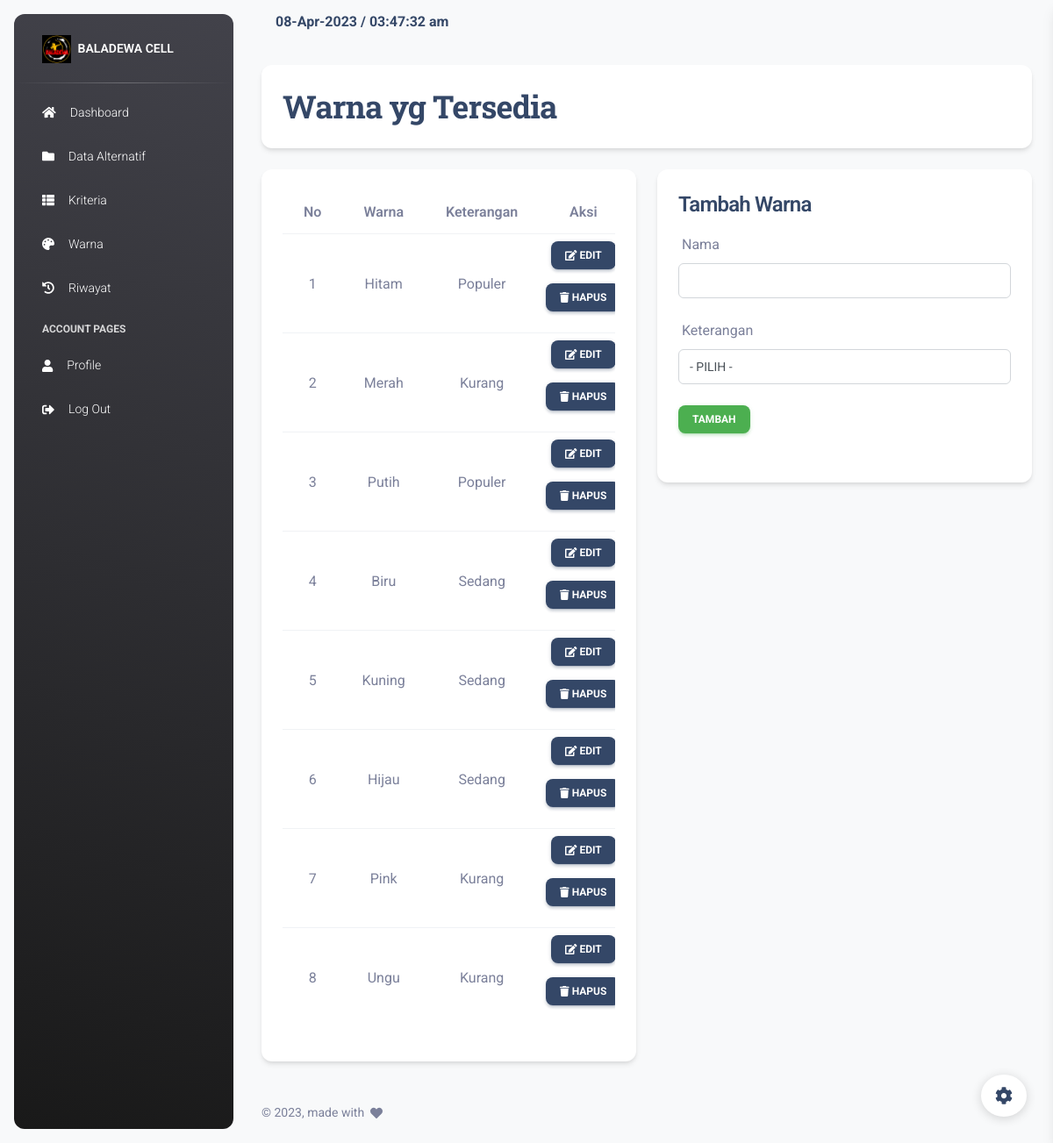
/admin/warna.php (signed in), run on the app's committed database.
### tables this page shows
CREATE TABLE `tb_warna` (
  `id_warna` int(11) NOT NULL,
  `nama` varchar(64) NOT NULL,
  `keterangan` varchar(45) NOT NULL
);

### admin/warna.php (the view, shortened to what this page needs)
<?php
include('../database/koneksi.php');
include('inc/header.php');
?>
<link rel="stylesheet" type="text/css" href="https://cdnjs.cloudflare.com/ajax/libs/sweetalert/1.1.3/sweetalert.min.css">
<div class="container-fluid py-4">
    <div class="col-lg-12 position-relative z-index-2 mb-4">
        <div class="card card-secondary">
            <div class="card-body">
                <div class="col-lg-12">
                    <div class="d-flex flex-column h-100">
                        <h2 class="font-weight-bolder mb-0">Warna yg Tersedia</h2>
                    </div>
                </div>
            </div>
        </div>
    </div>
    <div class="row">
        <div class="col-6">
            <div class="card card-secondary">
                <div class="card-body">
                    <div class="table-responsive p-0">
                        <table class="table align-items-center">
                            <thead>
                                <tr>
                                    <th class="align-middle text-center">No</th>
                                    <th class="align-middle text-center">Warna</th>
                                    <th class="align-middle text-center">Keterangan</th>
                                    <th class="align-middle text-center">Aksi</th>
                                </tr>
                            </thead>
                            <tbody>
                                <?php
                                $i = 1;
                                $sql = $koneksi->query("SELECT * FROM tb_warna");
                                while ($warna = $sql->fetch_assoc()) {
                                ?>
                                    <tr>
                                        <td class="align-middle text-center">
                                            <?php echo $i ?>
                                        </td>
                                        <td class="align-middle text-center">
                                            <?php echo $warna['nama'] ?>
                                        </td>
                                        <td class="align-middle text-center">
                                            <?php echo $warna['keterangan'] ?>
                                        </td>
                                        <td class="align-middle text-center">
                                            <a href="warna.php?ubah=<?php echo $warna['id_warna']; ?>" type="button" class="btn btn-dark btn-sm"> <i class="fas fa-edit"></i> Edit</a>
                                            <form action="proses_warna.php" method="POST">
                                                <button class="btn btn-dark btn-sm" name="archive" type="submit" onclick="archiveFunction()">
                                                    <i class="fas fa-trash"></i> Hapus</button>
                                            </form>
                                        </td>
                                    </tr>
                                <?php $i++;
                                } ?>
                            </tbody>
                        </table>
                    </div>
                </div>
            </div>
        </div>
        <div class="col-6">
            <div class="card card-secondary">
                <div class="card-body">
                    <?php if (isset($_GET['ubah'])) { ?>
                        <h4>Edit Warna</h4>
                    <?php } else { ?>
                        <h4>Tambah Warna</h4>
                    <?php } ?>
                    <form method="POST" action="proses_warna.php">
                        <div class="mb-3 row">
                            <label for="warna" class="col-form-label">Nama</label>
                            <div class="input-group input-group-outline">
                                <input type="text" class="form-control" id="warna" name="warna" value="<?php echo $warna; ?>" required>
                            </div>
                        </div>
                        <div class="mb-3 row">
                            <label for="warna" class="col-form-label">Keterangan</label>
                            <div class="input-group input-group-outline">
                                <select required name="ket" id="ket" class="form-control">
                                    <option value="" disabled selected>- PILIH -</option>
                                </select>
                            </div>
                        </div>
                        <div class="mb-3 row mt-4">
                            <div class="col">
                                <?php if (isset($_GET['ubah'])) { ?>
                                    <button type="submit" name="aksi" value="edit" class="btn btn-success btn-sm">Simpan</button>
                                    <a href="warna.php" type="button" class="btn btn-primary btn-sm">Batal</a>
                                <?php } else { ?>
                                    <button type="submit" name="aksi" value="tambah" class="btn btn-success btn-sm">Tambah</button>
                                <?php } ?>
                            </div>
                        </div>
                    </form>
                </div>
            </div>
        </div>
    </div>
</div>
<?php include('inc/footer.php');  ?>

### data on the page
tb_warna: nama "Hitam", keterangan "Populer"
tb_warna: nama "Merah", keterangan "Kurang"
tb_warna: nama "Putih", keterangan "Populer"
tb_warna: nama "Biru", keterangan "Sedang"
tb_warna: nama "Kuning", keterangan "Sedang"
tb_warna: nama "Hijau", keterangan "Sedang"
tb_warna: nama "Pink", keterangan "Kurang"
tb_warna: nama "Ungu", keterangan "Kurang"
